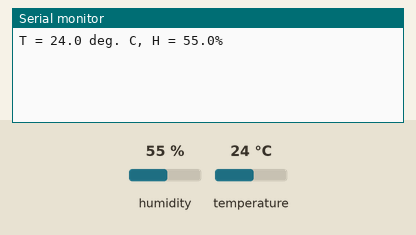
A sketch run on a simulated Arduino Uno, built with avr-gcc and run on an emulated ATmega328P. On the bench: the last lines printed to the serial monitor. The test bench sets the inputs (shaded band); at power-on: humidity 55 %, temperature 24 °C.

Above: at 6.8 s.
6.9 s: humidity set to 22 %
At 9.5 s:
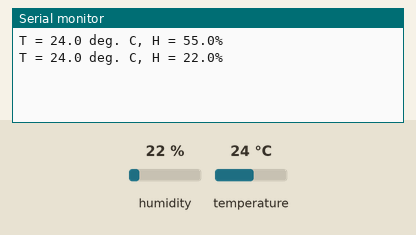
11.4 s: temperature set to 12 °C
At 13.0 s:
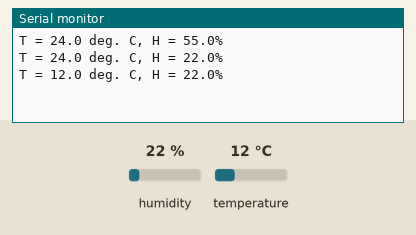
15.9 s: humidity set to 40 %
At 18.8 s:
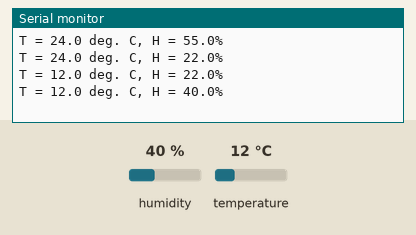
Timing chart, 0 to 20.3 s (numbered marks = the images above; inputs shaded):
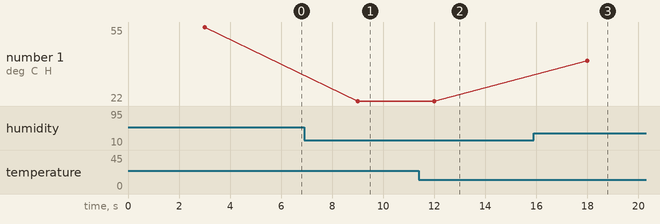

Measured:
- after the input at 6.9 s, the serial monitor: prints a new line after 2.1 s (image 1)
- after the input at 11.4 s, the serial monitor: prints a new line after 0.60 s (image 2)
- after the input at 15.9 s, the serial monitor: prints a new line after 2.1 s (image 3)
- plotted number 1: 55 → 22 after the input at 6.9 s, 22 → 40 after the input at 15.9 s

The sketch:

mi_sensor_de_temperatura.ino
```cpp
//www.elegoo.com
//2018.10.25

#include "dht_nonblocking.h"
#define DHT_SENSOR_TYPE DHT_TYPE_11

static const int DHT_SENSOR_PIN = 2;
DHT_nonblocking dht_sensor( DHT_SENSOR_PIN, DHT_SENSOR_TYPE );

// Variables para almacenar la última temperatura y humedad medidas
float last_temperature = 0.0;
float last_humidity = 0.0;

/*
 * Inicializar el puerto serie.
 */
void setup( )
{
  Serial.begin( 9600);
}

/*
 * Realizar una medición, manteniendo viva la máquina de estados. Devuelve
 * true si hay una medición disponible.
 */
static bool measure_environment( float *temperature, float *humidity )
{
  static unsigned long measurement_timestamp = millis( );

  /* Medir una vez cada cuatro segundos. */
  if( millis( ) - measurement_timestamp > 3000ul )
  {
    if( dht_sensor.measure( temperature, humidity ) == true )
    {
      measurement_timestamp = millis( );
      return( true );
    }
  }

  return( false );
}

/*
 * Bucle principal del programa.
 */
void loop( )
{
  float temperature;
  float humidity;

  /* Medir temperatura y humedad. Si la función devuelve
     true, entonces hay una medición disponible. */
  if( measure_environment( &temperature, &humidity ) == true )
  {
    // Verificar si la temperatura o la humedad han cambiado
    if( temperature != last_temperature || humidity != last_humidity )
    {
      // Imprimir los nuevos valores de temperatura y humedad
      Serial.print( "T = " );
      Serial.print( temperature, 1 );
      Serial.print( " deg. C, H = " );
      Serial.print( humidity, 1 );
      Serial.println( "%" );

      // Actualizar los valores de última temperatura y humedad
      last_temperature = temperature;
      last_humidity = humidity;
    }
  }
}
```
